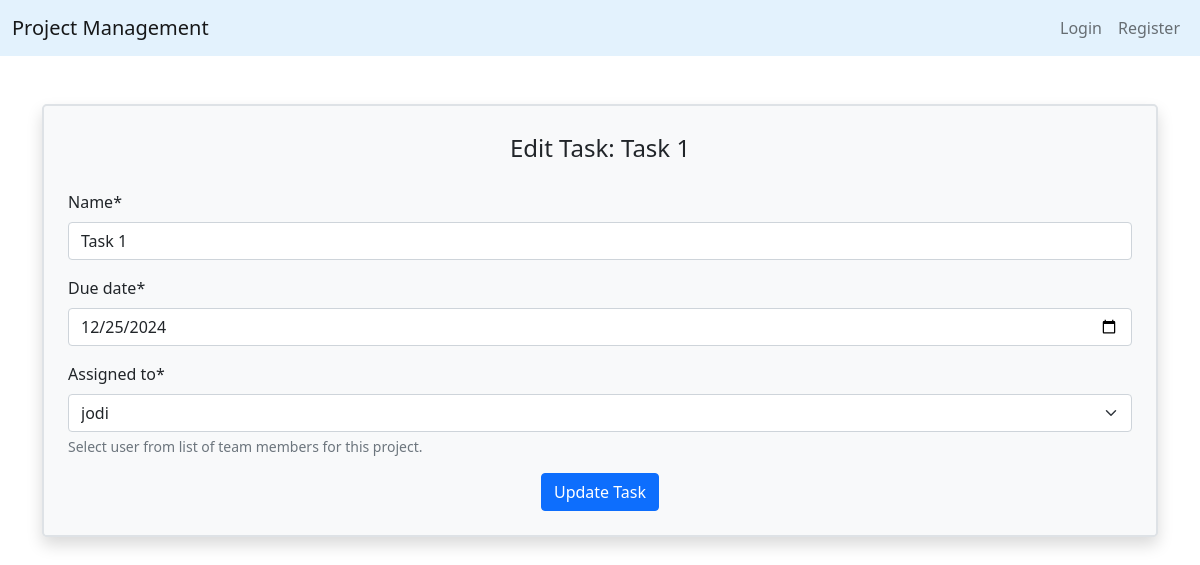
The app's page /projects/tasks/edit/1/ with its own data.
### tasks/models.py (models this page shows, shortened)
class Task(models.Model):
    name = models.CharField(max_length=200)
    due_date = models.DateField(default= date.today() + timedelta(1))
    assigned_to = models.ForeignKey(User, on_delete=models.SET_NULL, null=True)
    complete = models.BooleanField(default=False)
    project = models.ForeignKey(Project, on_delete=models.CASCADE, related_name='tasks')

### tasks/views.py (the view, shortened to what this page needs)
# urls.py: path('edit/<int:pk>/', TaskUpdateView.as_view(), name='task-edit'),
class TaskUpdateView(UpdateView):
    model = Task
    form_class = TaskForm
    def get_form_kwargs(self):
        kwargs = super().get_form_kwargs()
        kwargs['project'] = self.object.project
        return kwargs

### tasks/forms.py
class TaskForm(forms.ModelForm):
    class Meta:
        model = Task
        fields = ['name', 'due_date', 'assigned_to']
        widgets = {
            'due_date': forms.DateInput(attrs={'type': 'date'}),
        }
        help_texts = {
            'assigned_to': 'Select user from list of team members for this project.',
        }
    def __init__(self, *args, **kwargs):
        project = kwargs.pop('project', None)
        super().__init__(*args, **kwargs)
        if project:
            self.fields['assigned_to'].queryset = project.team_members.all()

### tasks/templates/tasks/task_form.html (shortened to what this page needs)
{% extends "projects/base.html" %}
{% load crispy_forms_tags %}
{% block content %}
    <div class="container py-5">
        <div class="content-section bg-light text-dark rounded-3 border border-2 p-4 shadow">
            <form method="post">
                <fieldset class="form-group">
                    <legend class="mb-4 text-center">
                        {% if form.instance.pk %}
                            Edit Task: {{ task.name }}
                        {% else %}
                            New Task
                        {% endif %}
                    </legend>
                    {{ form|crispy }}
                </fieldset>
                <div class="text-center">
                    <button class="btn btn-primary" type="submit">
                        {% if form.instance.pk %}
                            Update Task
                        {% else %}
                            Create Task
                        {% endif %}
                    </button>
                </div>
            </form>
        </div>
    </div>
{% endblock content %}

### records on screen
Task: name "Task 1", due_date "12/25/2024", assigned_to "jodi"
